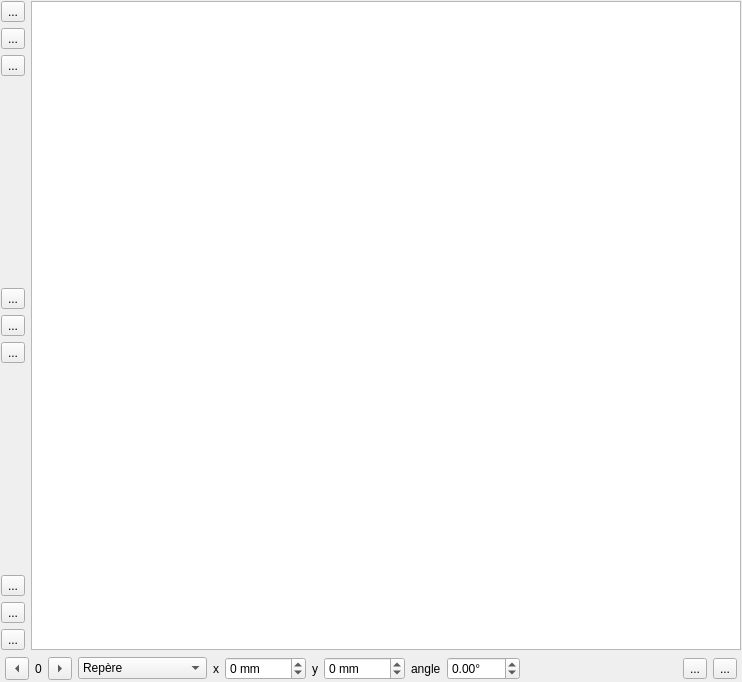
<?xml version="1.0" encoding="UTF-8"?>
<ui version="4.0">
 <class>FenetrePiste</class>
 <widget class="QFrame" name="FenetrePiste">
  <property name="geometry">
   <rect>
    <x>0</x>
    <y>0</y>
    <width>742</width>
    <height>682</height>
   </rect>
  </property>
  <property name="windowTitle">
   <string>Piste</string>
  </property>
  <property name="frameShape">
   <enum>QFrame::NoFrame</enum>
  </property>
  <property name="frameShadow">
   <enum>QFrame::Raised</enum>
  </property>
  <layout class="QVBoxLayout" name="verticalLayout_2">
   <property name="margin">
    <number>1</number>
   </property>
   <item>
    <layout class="QHBoxLayout" name="horizontalLayout">
     <item>
      <layout class="QVBoxLayout" name="verticalLayout">
       <item>
        <widget class="QToolButton" name="toolButtonClk">
         <property name="text">
          <string>...</string>
         </property>
         <property name="icon">
          <iconset resource="ressources.qrc">
           <normaloff>:/images/clockwise.png</normaloff>:/images/clockwise.png</iconset>
         </property>
         <property name="autoRepeat">
          <bool>true</bool>
         </property>
        </widget>
       </item>
       <item>
        <widget class="QToolButton" name="toolButtonAntiClk">
         <property name="text">
          <string>...</string>
         </property>
         <property name="icon">
          <iconset resource="ressources.qrc">
           <normaloff>:/images/anticlockwise.png</normaloff>:/images/anticlockwise.png</iconset>
         </property>
         <property name="autoRepeat">
          <bool>true</bool>
         </property>
        </widget>
       </item>
       <item>
        <widget class="QToolButton" name="toolButtonPoseGamel">
         <property name="text">
          <string>...</string>
         </property>
         <property name="icon">
          <iconset resource="ressources.qrc">
           <normaloff>:/images/icone_gamel.png</normaloff>:/images/icone_gamel.png</iconset>
         </property>
         <property name="checkable">
          <bool>true</bool>
         </property>
        </widget>
       </item>
       <item>
        <spacer name="verticalSpacer_2">
         <property name="orientation">
          <enum>Qt::Vertical</enum>
         </property>
         <property name="sizeHint" stdset="0">
          <size>
           <width>20</width>
           <height>40</height>
          </size>
         </property>
        </spacer>
       </item>
       <item>
        <widget class="QToolButton" name="toolButtonZoomP">
         <property name="text">
          <string>...</string>
         </property>
         <property name="icon">
          <iconset resource="ressources.qrc">
           <normaloff>:/images/zoomplus.png</normaloff>:/images/zoomplus.png</iconset>
         </property>
         <property name="autoRepeat">
          <bool>true</bool>
         </property>
        </widget>
       </item>
       <item>
        <widget class="QToolButton" name="toolButtonZoomM">
         <property name="text">
          <string>...</string>
         </property>
         <property name="icon">
          <iconset resource="ressources.qrc">
           <normaloff>:/images/zoommoins.png</normaloff>:/images/zoommoins.png</iconset>
         </property>
         <property name="autoRepeat">
          <bool>true</bool>
         </property>
        </widget>
       </item>
       <item>
        <widget class="QToolButton" name="toolButtonZoomFit">
         <property name="text">
          <string>...</string>
         </property>
         <property name="icon">
          <iconset resource="ressources.qrc">
           <normaloff>:/images/zoomfit.png</normaloff>:/images/zoomfit.png</iconset>
         </property>
        </widget>
       </item>
       <item>
        <spacer name="verticalSpacer">
         <property name="orientation">
          <enum>Qt::Vertical</enum>
         </property>
         <property name="sizeHint" stdset="0">
          <size>
           <width>20</width>
           <height>40</height>
          </size>
         </property>
        </spacer>
       </item>
       <item>
        <widget class="QToolButton" name="toolButtonOpen">
         <property name="text">
          <string>...</string>
         </property>
         <property name="icon">
          <iconset resource="ressources.qrc">
           <normaloff>:/images/standardbutton-open-16.png</normaloff>:/images/standardbutton-open-16.png</iconset>
         </property>
        </widget>
       </item>
       <item>
        <widget class="QToolButton" name="toolButtonSave">
         <property name="text">
          <string>...</string>
         </property>
         <property name="icon">
          <iconset resource="ressources.qrc">
           <normaloff>:/images/floppy-16.png</normaloff>:/images/floppy-16.png</iconset>
         </property>
        </widget>
       </item>
       <item>
        <widget class="QToolButton" name="toolButtonEdit">
         <property name="text">
          <string>...</string>
         </property>
         <property name="icon">
          <iconset resource="ressources.qrc">
           <normaloff>:/images/icone_piste.png</normaloff>:/images/icone_piste.png</iconset>
         </property>
         <property name="checkable">
          <bool>true</bool>
         </property>
         <property name="checked">
          <bool>false</bool>
         </property>
        </widget>
       </item>
      </layout>
     </item>
     <item>
      <widget class="QGraphicsView" name="graphicsView">
       <property name="autoFillBackground">
        <bool>false</bool>
       </property>
       <property name="verticalScrollBarPolicy">
        <enum>Qt::ScrollBarAsNeeded</enum>
       </property>
       <property name="horizontalScrollBarPolicy">
        <enum>Qt::ScrollBarAsNeeded</enum>
       </property>
       <property name="backgroundBrush">
        <brush brushstyle="NoBrush">
         <color alpha="255">
          <red>0</red>
          <green>0</green>
          <blue>0</blue>
         </color>
        </brush>
       </property>
       <property name="renderHints">
        <set>QPainter::Antialiasing|QPainter::HighQualityAntialiasing|QPainter::SmoothPixmapTransform</set>
       </property>
       <property name="dragMode">
        <enum>QGraphicsView::ScrollHandDrag</enum>
       </property>
      </widget>
     </item>
    </layout>
   </item>
   <item>
    <widget class="QWidget" name="widgetEditPiste" native="true">
     <layout class="QHBoxLayout" name="horizontalLayout_2">
      <property name="leftMargin">
       <number>4</number>
      </property>
      <property name="topMargin">
       <number>1</number>
      </property>
      <property name="rightMargin">
       <number>4</number>
      </property>
      <property name="bottomMargin">
       <number>1</number>
      </property>
      <item>
       <widget class="QToolButton" name="toolButtonPrev">
        <property name="text">
         <string>...</string>
        </property>
        <property name="arrowType">
         <enum>Qt::LeftArrow</enum>
        </property>
       </widget>
      </item>
      <item>
       <widget class="QLabel" name="labelNumero">
        <property name="text">
         <string>0</string>
        </property>
        <property name="alignment">
         <set>Qt::AlignCenter</set>
        </property>
       </widget>
      </item>
      <item>
       <widget class="QToolButton" name="toolButtonNext">
        <property name="text">
         <string>...</string>
        </property>
        <property name="arrowType">
         <enum>Qt::RightArrow</enum>
        </property>
       </widget>
      </item>
      <item>
       <widget class="QComboBox" name="comboBoxTypes">
        <item>
         <property name="text">
          <string>Repère</string>
         </property>
        </item>
        <item>
         <property name="text">
          <string>Ligne droite</string>
         </property>
        </item>
        <item>
         <property name="text">
          <string>Courbe</string>
         </property>
        </item>
        <item>
         <property name="text">
          <string>Obstacle</string>
         </property>
        </item>
        <item>
         <property name="text">
          <string>Droite sans scotch</string>
         </property>
        </item>
        <item>
         <property name="text">
          <string>Marqueur gauche</string>
         </property>
        </item>
       </widget>
      </item>
      <item>
       <widget class="QLabel" name="label1">
        <property name="text">
         <string>x</string>
        </property>
       </widget>
      </item>
      <item>
       <widget class="QDoubleSpinBox" name="doubleSpinBox1">
        <property name="suffix">
         <string> mm</string>
        </property>
        <property name="decimals">
         <number>0</number>
        </property>
        <property name="minimum">
         <double>-5000.000000000000000</double>
        </property>
        <property name="maximum">
         <double>5000.000000000000000</double>
        </property>
        <property name="singleStep">
         <double>10.000000000000000</double>
        </property>
       </widget>
      </item>
      <item>
       <widget class="QLabel" name="label2">
        <property name="text">
         <string>y</string>
        </property>
       </widget>
      </item>
      <item>
       <widget class="QDoubleSpinBox" name="doubleSpinBox2">
        <property name="suffix">
         <string> mm</string>
        </property>
        <property name="decimals">
         <number>0</number>
        </property>
        <property name="minimum">
         <double>-5000.000000000000000</double>
        </property>
        <property name="maximum">
         <double>5000.000000000000000</double>
        </property>
        <property name="singleStep">
         <double>10.000000000000000</double>
        </property>
       </widget>
      </item>
      <item>
       <widget class="QLabel" name="label3">
        <property name="text">
         <string>angle</string>
        </property>
       </widget>
      </item>
      <item>
       <widget class="QDoubleSpinBox" name="doubleSpinBox3">
        <property name="suffix">
         <string>°</string>
        </property>
        <property name="minimum">
         <double>-360.000000000000000</double>
        </property>
        <property name="maximum">
         <double>360.000000000000000</double>
        </property>
        <property name="singleStep">
         <double>10.000000000000000</double>
        </property>
       </widget>
      </item>
      <item>
       <spacer name="horizontalSpacer">
        <property name="orientation">
         <enum>Qt::Horizontal</enum>
        </property>
        <property name="sizeHint" stdset="0">
         <size>
          <width>40</width>
          <height>20</height>
         </size>
        </property>
       </spacer>
      </item>
      <item>
       <widget class="QToolButton" name="toolButtonNew">
        <property name="text">
         <string>...</string>
        </property>
        <property name="icon">
         <iconset resource="ressources.qrc">
          <normaloff>:/images/add.png</normaloff>:/images/add.png</iconset>
        </property>
       </widget>
      </item>
      <item>
       <widget class="QToolButton" name="toolButtonSuppr">
        <property name="text">
         <string>...</string>
        </property>
        <property name="icon">
         <iconset resource="ressources.qrc">
          <normaloff>:/images/suppr.png</normaloff>:/images/suppr.png</iconset>
        </property>
       </widget>
      </item>
     </layout>
    </widget>
   </item>
  </layout>
 </widget>
 <resources>
  <include location="ressources.qrc"/>
 </resources>
 <connections/>
</ui>
